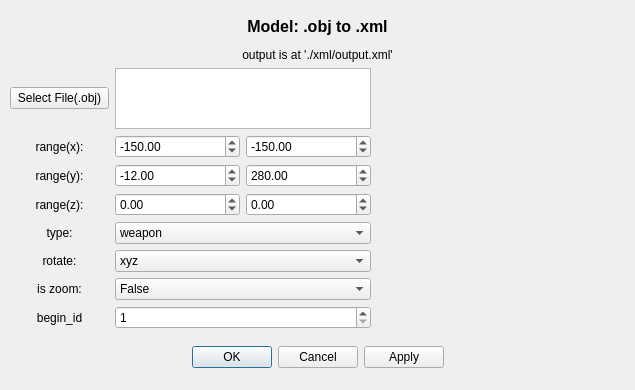
<?xml version="1.0" encoding="UTF-8"?>
<ui version="4.0">
 <class>Dialog</class>
 <widget class="QDialog" name="Dialog">
  <property name="geometry">
   <rect>
    <x>0</x>
    <y>0</y>
    <width>635</width>
    <height>390</height>
   </rect>
  </property>
  <property name="windowTitle">
   <string>Model: .obj to .xml</string>
  </property>
  <widget class="QDialogButtonBox" name="buttonBox">
   <property name="geometry">
    <rect>
     <x>0</x>
     <y>340</y>
     <width>635</width>
     <height>35</height>
    </rect>
   </property>
   <property name="orientation">
    <enum>Qt::Horizontal</enum>
   </property>
   <property name="standardButtons">
    <set>QDialogButtonBox::Apply|QDialogButtonBox::Cancel|QDialogButtonBox::Ok</set>
   </property>
   <property name="centerButtons">
    <bool>true</bool>
   </property>
  </widget>
  <widget class="QWidget" name="gridLayoutWidget">
   <property name="geometry">
    <rect>
     <x>10</x>
     <y>68</y>
     <width>361</width>
     <height>261</height>
    </rect>
   </property>
   <layout class="QGridLayout" name="gridLayout">
    <item row="6" column="0">
     <widget class="QLabel" name="label_7">
      <property name="text">
       <string>is zoom:</string>
      </property>
      <property name="alignment">
       <set>Qt::AlignCenter</set>
      </property>
     </widget>
    </item>
    <item row="5" column="0">
     <widget class="QLabel" name="label_6">
      <property name="text">
       <string>rotate:</string>
      </property>
      <property name="alignment">
       <set>Qt::AlignCenter</set>
      </property>
     </widget>
    </item>
    <item row="3" column="2">
     <widget class="QDoubleSpinBox" name="doubleSpinBox_6">
      <property name="minimum">
       <double>-100.000000000000000</double>
      </property>
      <property name="maximum">
       <double>100.000000000000000</double>
      </property>
      <property name="singleStep">
       <double>0.200000000000000</double>
      </property>
     </widget>
    </item>
    <item row="2" column="0">
     <widget class="QLabel" name="label_4">
      <property name="text">
       <string>range(y):</string>
      </property>
      <property name="alignment">
       <set>Qt::AlignCenter</set>
      </property>
     </widget>
    </item>
    <item row="4" column="1" colspan="2">
     <widget class="QComboBox" name="comboBox_4">
      <item>
       <property name="text">
        <string>weapon</string>
       </property>
      </item>
      <item>
       <property name="text">
        <string>helm</string>
       </property>
      </item>
      <item>
       <property name="text">
        <string>ranged</string>
       </property>
      </item>
      <item>
       <property name="text">
        <string>armor_a</string>
       </property>
      </item>
      <item>
       <property name="text">
        <string>armor_b</string>
       </property>
      </item>
      <item>
       <property name="text">
        <string>armor_c</string>
       </property>
      </item>
     </widget>
    </item>
    <item row="2" column="2">
     <widget class="QDoubleSpinBox" name="doubleSpinBox_4">
      <property name="minimum">
       <double>-100.000000000000000</double>
      </property>
      <property name="maximum">
       <double>1000.000000000000000</double>
      </property>
      <property name="value">
       <double>280.000000000000000</double>
      </property>
     </widget>
    </item>
    <item row="6" column="1" colspan="2">
     <widget class="QComboBox" name="comboBox_2">
      <item>
       <property name="text">
        <string>False</string>
       </property>
      </item>
      <item>
       <property name="text">
        <string>True</string>
       </property>
      </item>
     </widget>
    </item>
    <item row="4" column="0">
     <widget class="QLabel" name="label_9">
      <property name="text">
       <string>type:</string>
      </property>
      <property name="alignment">
       <set>Qt::AlignCenter</set>
      </property>
     </widget>
    </item>
    <item row="0" column="1" colspan="2">
     <widget class="QTextBrowser" name="textBrowser"/>
    </item>
    <item row="3" column="0">
     <widget class="QLabel" name="label_5">
      <property name="text">
       <string>range(z):</string>
      </property>
      <property name="alignment">
       <set>Qt::AlignCenter</set>
      </property>
     </widget>
    </item>
    <item row="2" column="1">
     <widget class="QDoubleSpinBox" name="doubleSpinBox_3">
      <property name="minimum">
       <double>-100.000000000000000</double>
      </property>
      <property name="maximum">
       <double>1000.000000000000000</double>
      </property>
      <property name="singleStep">
       <double>1.000000000000000</double>
      </property>
      <property name="value">
       <double>-12.000000000000000</double>
      </property>
     </widget>
    </item>
    <item row="7" column="1" colspan="2">
     <widget class="QSpinBox" name="spinBox">
      <property name="minimum">
       <number>1</number>
      </property>
      <property name="maximum">
       <number>1000000</number>
      </property>
     </widget>
    </item>
    <item row="1" column="0">
     <widget class="QLabel" name="label_3">
      <property name="text">
       <string>range(x):</string>
      </property>
      <property name="alignment">
       <set>Qt::AlignCenter</set>
      </property>
     </widget>
    </item>
    <item row="0" column="0">
     <widget class="QPushButton" name="pushButton">
      <property name="text">
       <string>Select File(.obj)</string>
      </property>
     </widget>
    </item>
    <item row="3" column="1">
     <widget class="QDoubleSpinBox" name="doubleSpinBox_5">
      <property name="minimum">
       <double>-100.000000000000000</double>
      </property>
      <property name="maximum">
       <double>100.000000000000000</double>
      </property>
      <property name="singleStep">
       <double>0.200000000000000</double>
      </property>
     </widget>
    </item>
    <item row="1" column="2">
     <widget class="QDoubleSpinBox" name="doubleSpinBox_2">
      <property name="minimum">
       <double>-1000.000000000000000</double>
      </property>
      <property name="maximum">
       <double>1000.000000000000000</double>
      </property>
      <property name="singleStep">
       <double>0.500000000000000</double>
      </property>
      <property name="value">
       <double>-150.000000000000000</double>
      </property>
     </widget>
    </item>
    <item row="5" column="1" colspan="2">
     <widget class="QComboBox" name="comboBox">
      <item>
       <property name="text">
        <string>xyz</string>
       </property>
      </item>
      <item>
       <property name="text">
        <string>xzy</string>
       </property>
      </item>
      <item>
       <property name="text">
        <string>yxz</string>
       </property>
      </item>
      <item>
       <property name="text">
        <string>yzx</string>
       </property>
      </item>
      <item>
       <property name="text">
        <string>zxy</string>
       </property>
      </item>
      <item>
       <property name="text">
        <string>zyx</string>
       </property>
      </item>
     </widget>
    </item>
    <item row="1" column="1">
     <widget class="QDoubleSpinBox" name="doubleSpinBox">
      <property name="minimum">
       <double>-1000.000000000000000</double>
      </property>
      <property name="maximum">
       <double>1000.000000000000000</double>
      </property>
      <property name="singleStep">
       <double>0.500000000000000</double>
      </property>
      <property name="value">
       <double>-150.000000000000000</double>
      </property>
     </widget>
    </item>
    <item row="7" column="0">
     <widget class="QLabel" name="label_8">
      <property name="text">
       <string>begin_id</string>
      </property>
      <property name="alignment">
       <set>Qt::AlignCenter</set>
      </property>
     </widget>
    </item>
   </layout>
  </widget>
  <widget class="QLabel" name="label">
   <property name="geometry">
    <rect>
     <x>0</x>
     <y>15</y>
     <width>635</width>
     <height>50</height>
    </rect>
   </property>
   <property name="text">
    <string>&lt;html&gt;&lt;head/&gt;&lt;body&gt;&lt;p&gt;&lt;span style=&quot; font-size:12pt; font-weight:700;&quot;&gt;Model: .obj to .xml&lt;/span&gt;&lt;/p&gt;&lt;p&gt;output is at './xml/output.xml'&lt;/p&gt;&lt;/body&gt;&lt;/html&gt;</string>
   </property>
   <property name="alignment">
    <set>Qt::AlignCenter</set>
   </property>
  </widget>
 </widget>
 <resources/>
 <connections>
  <connection>
   <sender>buttonBox</sender>
   <signal>accepted()</signal>
   <receiver>Dialog</receiver>
   <slot>accept()</slot>
   <hints>
    <hint type="sourcelabel">
     <x>248</x>
     <y>254</y>
    </hint>
    <hint type="destinationlabel">
     <x>157</x>
     <y>274</y>
    </hint>
   </hints>
  </connection>
  <connection>
   <sender>buttonBox</sender>
   <signal>rejected()</signal>
   <receiver>Dialog</receiver>
   <slot>reject()</slot>
   <hints>
    <hint type="sourcelabel">
     <x>316</x>
     <y>260</y>
    </hint>
    <hint type="destinationlabel">
     <x>286</x>
     <y>274</y>
    </hint>
   </hints>
  </connection>
 </connections>
</ui>
